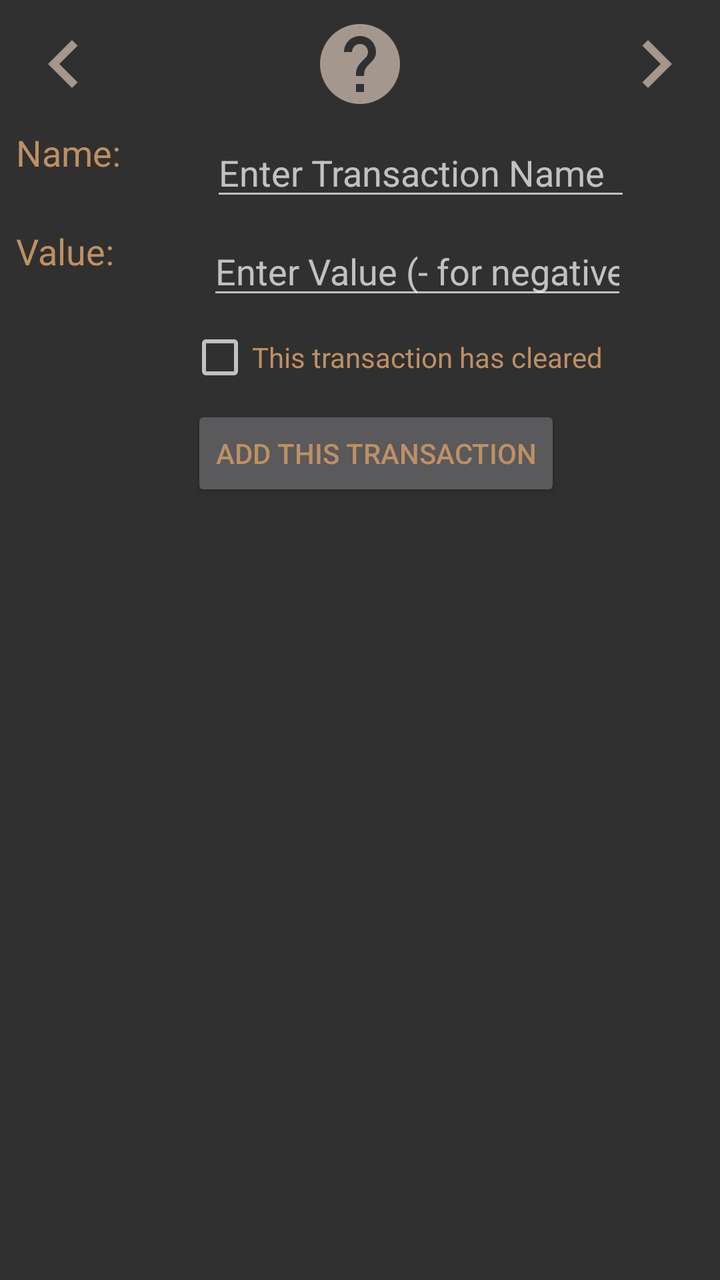
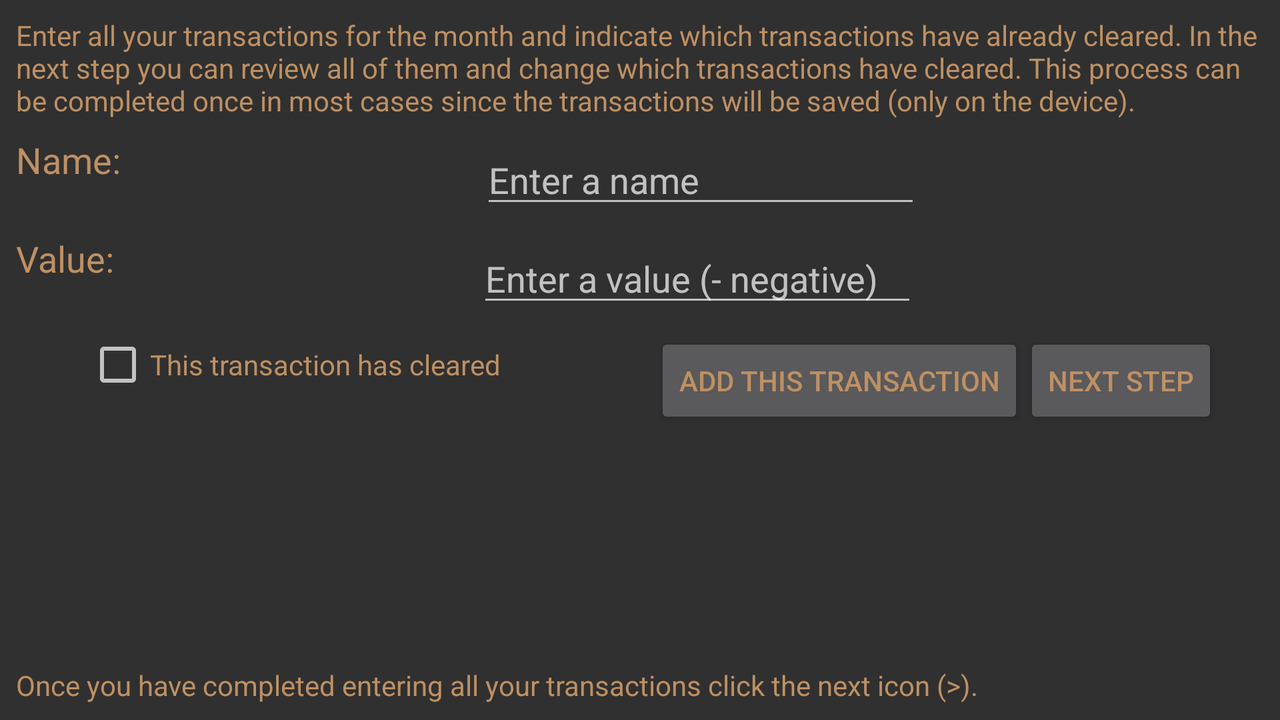

Compare how this app lays out the same screen by default and in its alternative resource folder. The renders come first, then the two layout files and the values they reference.
<!-- AndroidManifest.xml: application theme AppTheme -->
<!-- res/layout/activity_edit.xml -->
<?xml version="1.0" encoding="utf-8"?>
<LinearLayout xmlns:android="http://schemas.android.com/apk/res/android"
    xmlns:app="http://schemas.android.com/apk/res-auto"
    xmlns:tools="http://schemas.android.com/tools"
    android:orientation="vertical" android:layout_width="match_parent"
    android:layout_height="match_parent">

    <android.support.constraint.ConstraintLayout
        android:layout_width="match_parent"
        android:layout_height="match_parent"
        tools:layout_editor_absoluteY="0dp"
        tools:layout_editor_absoluteX="0dp"
        android:scrollbars="vertical">

        <Button
            android:id="@+id/btnAddTrans"
            android:layout_width="wrap_content"
            android:layout_height="wrap_content"
            android:layout_marginLeft="8dp"
            android:layout_marginRight="0dp"
            android:layout_marginStart="16dp"
            android:layout_marginTop="8dp"
            android:text="@string/btnAdd"
            android:textColor="@color/textPrimaryColor"
            app:layout_constraintLeft_toLeftOf="parent"
            app:layout_constraintRight_toRightOf="parent"
            app:layout_constraintTop_toBottomOf="@+id/chkTransClear" />

        <Button
            android:id="@+id/btnNextEdit"
            style="@style/Widget.AppCompat.Button.Small"
            android:layout_width="wrap_content"
            android:layout_height="wrap_content"
            android:layout_marginEnd="8dp"
            android:background="@drawable/ic_navigate_next_black_24dp"
            android:textColor="@color/textPrimaryColor"
            app:layout_constraintRight_toRightOf="parent"
            app:layout_constraintTop_toTopOf="parent"
            android:layout_marginTop="8dp" />

        <EditText
            android:id="@+id/edtTransValue"
            android:layout_width="wrap_content"
            android:layout_height="wrap_content"
            android:layout_marginRight="8dp"
            android:ems="10"
            android:hint="@string/hintValue"
            android:inputType="numberSigned|numberDecimal"
            android:textColor="@color/textPrimaryColor"
            app:layout_constraintRight_toRightOf="parent"
            app:layout_constraintLeft_toRightOf="@+id/textView7"
            android:layout_marginLeft="8dp"
            android:layout_marginTop="8dp"
            app:layout_constraintTop_toBottomOf="@+id/edtTransName" />

        <EditText
            android:id="@+id/edtTransName"
            android:layout_width="wrap_content"
            android:layout_height="wrap_content"
            android:layout_marginRight="8dp"
            android:ems="10"
            android:hint="@string/hintName"
            android:inputType="textPersonName"
            android:textColor="@color/textPrimaryColor"
            app:layout_constraintRight_toRightOf="parent"
            app:layout_constraintLeft_toRightOf="@+id/textView6"
            android:layout_marginLeft="8dp"
            android:layout_marginTop="8dp"
            app:layout_constraintTop_toBottomOf="@+id/btnPrev" />

        <CheckBox
            android:id="@+id/chkTransClear"
            android:layout_width="wrap_content"
            android:layout_height="wrap_content"
            android:layout_marginLeft="8dp"
            android:layout_marginRight="8dp"
            android:layout_marginStart="43dp"
            android:layout_marginTop="8dp"
            android:text="@string/cleared1"
            android:textColor="@color/textPrimaryColor"
            app:layout_constraintLeft_toLeftOf="parent"
            app:layout_constraintRight_toRightOf="parent"
            app:layout_constraintTop_toBottomOf="@+id/edtTransValue" />

        <TextView
            android:id="@+id/textView6"
            android:layout_width="0dp"
            android:layout_height="wrap_content"
            android:text="@string/name1"
            android:textColor="@color/textPrimaryColor"
            android:textAppearance="@style/TextAppearance.AppCompat.Medium"
            android:layout_marginLeft="8dp"
            app:layout_constraintLeft_toLeftOf="parent"
            android:layout_marginTop="8dp"
            app:layout_constraintTop_toBottomOf="@+id/btnPrev" />

        <TextView
            android:id="@+id/textView7"
            android:layout_width="0dp"
            android:layout_height="wrap_content"
            android:text="@string/value1"
            android:textColor="@color/textPrimaryColor"
            android:textAppearance="@style/TextAppearance.AppCompat.Medium"
            app:layout_constraintLeft_toLeftOf="parent"
            android:layout_marginLeft="8dp"
            android:layout_marginTop="8dp"
            app:layout_constraintTop_toBottomOf="@+id/edtTransName" />

        <Button
            android:id="@+id/btnPrev"
            style="@style/Widget.AppCompat.Button.Small"
            android:layout_width="wrap_content"
            android:layout_height="wrap_content"
            android:background="@drawable/ic_navigate_before_black_24dp"
            app:layout_constraintTop_toTopOf="parent"
            android:layout_marginTop="8dp"
            android:layout_marginStart="8dp"
            app:layout_constraintLeft_toLeftOf="parent" />

        <Button
            android:id="@+id/btnHelp"
            android:layout_width="wrap_content"
            android:layout_height="wrap_content"
            style="@style/Widget.AppCompat.Button.Small"
            android:background="@drawable/ic_help_black_24dp"
            app:layout_constraintTop_toTopOf="parent"
            android:layout_marginTop="8dp"
            app:layout_constraintLeft_toRightOf="@+id/btnPrev"
            android:layout_marginLeft="8dp"
            app:layout_constraintRight_toLeftOf="@+id/btnNextEdit"
            android:layout_marginRight="8dp" />

    </android.support.constraint.ConstraintLayout>
</LinearLayout>
<!-- resources referenced by this layout -->
<resources>
  <color name="textPrimaryColor">#BE9063</color>
  <!-- drawable ic_help_black_24dp (drawable) -->
  <vector xmlns:android="http://schemas.android.com/apk/res/android"
          android:width="24dp"
          android:height="24dp"
          android:viewportWidth="24.0"
          android:viewportHeight="24.0">
      <path
          android:fillColor="@color/colorAccent4"
          android:pathData="M12,2C6.48,2 2,6.48 2,12s4.48,10 10,10 10,-4.48 10,-10S17.52,2 12,2zM13,19h-2v-2h2v2zM15.07,11.25l-0.9,0.92C13.45,12.9 13,13.5 13,15h-2v-0.5c0,-1.1 0.45,-2.1 1.17,-2.83l1.24,-1.26c0.37,-0.36 0.59,-0.86 0.59,-1.41 0,-1.1 -0.9,-2 -2,-2s-2,0.9 -2,2L8,9c0,-2.21 1.79,-4 4,-4s4,1.79 4,4c0,0.88 -0.36,1.68 -0.93,2.25z"/>
  </vector>
  <!-- drawable ic_navigate_before_black_24dp (drawable) -->
  <vector xmlns:android="http://schemas.android.com/apk/res/android"
          android:width="24dp"
          android:height="24dp"
          android:viewportWidth="24.0"
          android:viewportHeight="24.0">
      <path
          android:fillColor="@color/colorAccent4"
          android:pathData="M15.41,7.41L14,6l-6,6 6,6 1.41,-1.41L10.83,12z"/>
  </vector>
  <!-- drawable ic_navigate_next_black_24dp (drawable) -->
  <vector xmlns:android="http://schemas.android.com/apk/res/android"
          android:width="24dp"
          android:height="24dp"
          android:viewportWidth="24.0"
          android:viewportHeight="24.0">
      <path
          android:fillColor="@color/colorAccent4"
          android:pathData="M10,6L8.59,7.41 13.17,12l-4.58,4.59L10,18l6,-6z"/>
  </vector>
  <string name="btnAdd">Add this transaction</string>
  <string name="cleared1">This transaction has cleared</string>
  <string name="hintName">Enter Transaction Name</string>
  <string name="hintValue">Enter Value (- for negative)</string>
  <string name="name1">Name:</string>
  <string name="value1">Value:</string>
  <style name="AppTheme" parent="@style/Theme.AppCompat.NoActionBar">
          
          <item name="colorPrimary">@color/colorPrimary</item>
          <item name="colorPrimaryDark">@color/colorPrimaryDark</item>
          <item name="colorAccent">@color/colorAccent</item>
          
          
      </style>
  <color name="colorAccent4">#A4978E</color>
  <color name="colorPrimary">#132226</color>
  <color name="colorPrimaryDark">#040C0E</color>
  <color name="colorAccent">#525B56</color>
</resources>
<!-- res/layout-land/activity_edit.xml (the repository's variant of the layout above) -->
<!-- drawn on the phone turned sideways -->
<?xml version="1.0" encoding="utf-8"?>
<LinearLayout xmlns:android="http://schemas.android.com/apk/res/android"
    xmlns:app="http://schemas.android.com/apk/res-auto"
    xmlns:tools="http://schemas.android.com/tools"
    android:orientation="vertical" android:layout_width="match_parent"
    android:layout_height="match_parent">
    android:scroll

    <android.support.constraint.ConstraintLayout
        android:layout_width="match_parent"
        android:layout_height="match_parent"
        tools:layout_editor_absoluteY="0dp"
        tools:layout_editor_absoluteX="0dp"
        android:scrollbars="vertical">

        <Button
            android:id="@+id/btnAddTrans"
            android:layout_width="wrap_content"
            android:layout_height="wrap_content"
            android:layout_marginStart="16dp"
            android:layout_marginTop="8dp"
            android:text="@string/btnAdd"
            android:textColor="@color/textPrimaryColor"
            app:layout_constraintTop_toBottomOf="@+id/edtTransValue"
            app:layout_constraintRight_toLeftOf="@+id/btnNextEdit"
            android:layout_marginRight="0dp" />

        <Button
            android:id="@+id/btnNextEdit"
            android:layout_width="wrap_content"
            android:layout_height="wrap_content"
            android:layout_marginEnd="31dp"
            android:text="@string/next"
            android:textColor="@color/textPrimaryColor"
            android:layout_marginRight="16dp"
            app:layout_constraintRight_toRightOf="parent"
            android:layout_marginTop="8dp"
            app:layout_constraintTop_toBottomOf="@+id/edtTransValue" />

        <EditText
            android:id="@+id/edtTransValue"
            android:layout_width="220dp"
            android:layout_height="wrap_content"
            android:ems="10"
            android:hint="Enter a value (- negative)"
            android:inputType="numberSigned|numberDecimal"
            android:textColor="@color/textPrimaryColor"
            android:layout_marginTop="8dp"
            app:layout_constraintTop_toBottomOf="@+id/edtTransName"
            android:layout_marginRight="8dp"
            app:layout_constraintRight_toRightOf="parent"
            app:layout_constraintLeft_toRightOf="@+id/textView7"
            android:layout_marginLeft="8dp"
            android:layout_marginStart="8dp"
            android:layout_marginEnd="8dp" />

        <EditText
            android:id="@+id/edtTransName"
            android:layout_width="220dp"
            android:layout_height="wrap_content"
            android:ems="10"
            android:hint="Enter a name"
            android:textColor="@color/textPrimaryColor"
            android:inputType="textPersonName"
            android:layout_marginRight="8dp"
            app:layout_constraintRight_toRightOf="parent"
            app:layout_constraintLeft_toRightOf="@+id/textView6"
            android:layout_marginLeft="8dp"
            android:layout_marginTop="8dp"
            app:layout_constraintTop_toBottomOf="@+id/textView5"
            android:layout_marginStart="8dp"
            android:layout_marginEnd="8dp" />

        <CheckBox
            android:id="@+id/chkTransClear"
            android:layout_width="0dp"
            android:layout_height="wrap_content"
            android:layout_marginLeft="43dp"
            android:layout_marginStart="43dp"
            android:layout_marginTop="8dp"
            android:text="@string/cleared1"
            android:textColor="@color/textPrimaryColor"
            app:layout_constraintLeft_toLeftOf="parent"
            app:layout_constraintTop_toBottomOf="@+id/edtTransValue"
            app:layout_constraintRight_toLeftOf="@+id/btnAddTrans"
            android:layout_marginRight="8dp" />

        <TextView
            android:id="@+id/textView5"
            android:layout_width="0dp"
            android:layout_height="wrap_content"
            android:layout_marginLeft="8dp"
            android:layout_marginRight="8dp"
            android:layout_marginTop="8dp"
            android:text="@string/desc2"
            android:textColor="@color/textPrimaryColor"
            android:textAppearance="@style/TextAppearance.AppCompat.Body1"
            app:layout_constraintLeft_toLeftOf="parent"
            app:layout_constraintRight_toRightOf="parent"
            app:layout_constraintTop_toTopOf="parent"
            android:layout_marginStart="8dp"
            android:layout_marginEnd="8dp" />

        <TextView
            android:id="@+id/textView6"
            android:layout_width="0dp"
            android:layout_height="wrap_content"
            android:text="@string/name1"
            android:textColor="@color/textPrimaryColor"
            android:textAppearance="@style/TextAppearance.AppCompat.Medium"
            android:layout_marginTop="8dp"
            app:layout_constraintTop_toBottomOf="@+id/textView5"
            android:layout_marginLeft="8dp"
            app:layout_constraintLeft_toLeftOf="parent"
            android:layout_marginStart="8dp" />

        <TextView
            android:id="@+id/textView7"
            android:layout_width="0dp"
            android:layout_height="wrap_content"
            android:text="@string/value1"
            android:textColor="@color/textPrimaryColor"
            android:textAppearance="@style/TextAppearance.AppCompat.Medium"
            app:layout_constraintLeft_toLeftOf="parent"
            android:layout_marginLeft="8dp"
            android:layout_marginTop="8dp"
            app:layout_constraintTop_toBottomOf="@+id/edtTransName"
            android:layout_marginStart="8dp" />

        <TextView
            android:id="@+id/textView8"
            android:layout_width="0dp"
            android:layout_height="wrap_content"
            android:layout_marginBottom="8dp"
            android:layout_marginLeft="8dp"
            android:layout_marginRight="8dp"
            android:text="@string/end1"
            android:textColor="@color/textPrimaryColor"
            android:textAppearance="@style/TextAppearance.AppCompat.Body1"
            app:layout_constraintBottom_toBottomOf="parent"
            app:layout_constraintLeft_toLeftOf="parent"
            app:layout_constraintRight_toRightOf="parent"
            app:layout_constraintHorizontal_bias="0.0"
            android:layout_marginStart="8dp"
            android:layout_marginEnd="8dp" />

    </android.support.constraint.ConstraintLayout>
</LinearLayout>
<!-- resources referenced by the variant -->
<!-- as the phone turned sideways resolves them -->
<resources>
  <color name="textPrimaryColor">#BE9063</color>
  <string name="btnAdd">Add this transaction</string>
  <string name="cleared1">This transaction has cleared</string>
  <string name="desc2">Enter all your transactions for the month and indicate which transactions
          have already cleared. In the next step you can review all of them and change which
          transactions have cleared. This process can be completed once in most cases since the
          transactions will be saved (only on the device).</string>
  <string name="end1">Once you have completed entering all your transactions click the next icon (&gt;).</string>
  <string name="name1">Name:</string>
  <string name="next">Next Step</string>
  <string name="value1">Value:</string>
  <style name="AppTheme" parent="@style/Theme.AppCompat.NoActionBar">
          
          <item name="colorPrimary">@color/colorPrimary</item>
          <item name="colorPrimaryDark">@color/colorPrimaryDark</item>
          <item name="colorAccent">@color/colorAccent</item>
          
          
      </style>
  <color name="colorPrimary">#132226</color>
  <color name="colorPrimaryDark">#040C0E</color>
  <color name="colorAccent">#525B56</color>
</resources>
